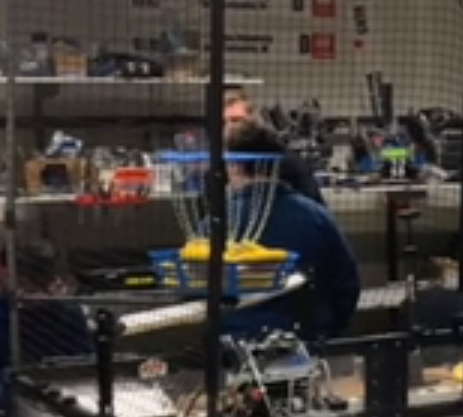
#> input picture blue_goal_from_video.png, 463 x 417 px
$ python -i BlueFilter.py   (imports and definitions only)
#> lines starting #> are read from the running program, lines starting #| are printed output that depends on the picture; after the words box and inside, x2 and y2 are one past the last pixel; in counts of white or black regions, pixels touching at a corner belong together
#> further down, picture is the input picture: shape (417, 463, 3); mean B, G, R 58.2, 62, 67.6
import cv2
import numpy
import math
from enum import Enum

class BlueFilter:
    """
    An OpenCV pipeline generated by GRIP.
    """

    def __init__(self):
        """initializes all values to presets or None if need to be set
        """

        self.__hsv_threshold_hue = [101, 150]
        self.__hsv_threshold_saturation = [43, 218]
        self.__hsv_threshold_value = [55, 181]

        self.hsv_threshold_output = None

        self.__blur_input = self.hsv_threshold_output
        self.__blur_type = BlurType.Box_Blur
        self.__blur_radius = 30

        self.blur_output = None


        self.__mask_mask = self.blur_output

        self.mask_output = None


    def process(self, source0):
        """
        Runs the pipeline and sets all outputs to new values.
        """
        # Step HSV_Threshold0:
        self.__hsv_threshold_input = source0
        (self.hsv_threshold_output) = self.__hsv_threshold(self.__hsv_threshold_input, self.__hsv_threshold_hue, self.__hsv_threshold_saturation, self.__hsv_threshold_value)

        # Step Blur0:
        self.__blur_input = self.hsv_threshold_output
        (self.blur_output) = self.__blur(self.__blur_input, self.__blur_type, self.__blur_radius)

        # Step Mask0:
        self.__mask_input = source0
        self.__mask_mask = self.blur_output
        (self.mask_output) = self.__mask(self.__mask_input, self.__mask_mask)


    @staticmethod
    def __hsv_threshold(input, hue, sat, val):
        """Segment an image based on hue, saturation, and value ranges.
        Args:
            input: A BGR numpy.ndarray.
            hue: A list of two numbers the are the min and max hue.
            sat: A list of two numbers the are the min and max saturation.
            lum: A list of two numbers the are the min and max value.
        Returns:
            A black and white numpy.ndarray.
        """
        out = cv2.cvtColor(input, cv2.COLOR_BGR2HSV)
#> out: shape (417, 463, 3); mean H, S, V 43.8, 57.3, 70.4
        return cv2.inRange(out, (hue[0], sat[0], val[0]),  (hue[1], sat[1], val[1]))
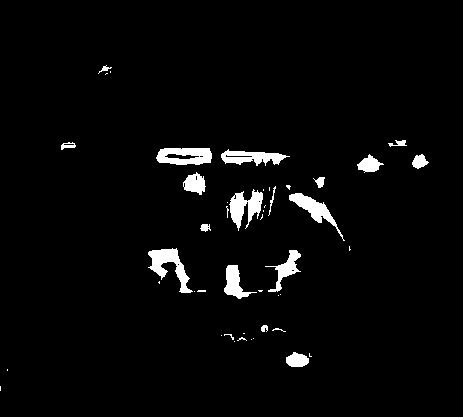
#> returned value: shape (417, 463); 3.1% white; 46 white regions (27 under 20 px), largest, box (x1, y1, x2, y2) and area: (148, 248, 193, 293) 791, (156, 148, 212, 165) 739, (229, 189, 263, 231) 718

    @staticmethod
    def __blur(src, type, radius):
        """Softens an image using one of several filters.
        Args:
            src: The source mat (numpy.ndarray).
            type: The blurType to perform represented as an int.
            radius: The radius for the blur as a float.
        Returns:
            A numpy.ndarray that has been blurred.
        """
        if(type is BlurType.Box_Blur):
            ksize = int(2 * round(radius) + 1)
            return cv2.blur(src, (ksize, ksize))
        elif(type is BlurType.Gaussian_Blur):
            ksize = int(6 * round(radius) + 1)
            return cv2.GaussianBlur(src, (ksize, ksize), round(radius))
        elif(type is BlurType.Median_Filter):
            ksize = int(2 * round(radius) + 1)
            return cv2.medianBlur(src, ksize)
        else:
            return cv2.bilateralFilter(src, -1, round(radius), round(radius))

    @staticmethod
    def __mask(input, mask):
        """Filter out an area of an image using a binary mask.
        Args:
            input: A three channel numpy.ndarray.
            mask: A black and white numpy.ndarray.
        Returns:
            A three channel numpy.ndarray.
        """
        return cv2.bitwise_and(input, input, mask=mask)
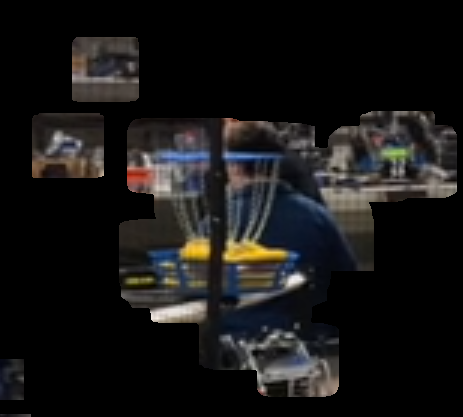
#> returned value: shape (417, 463, 3); mean of channels 0, 1, 2 22.1, 22.5, 23.5; drawn as B, G, R


BlurType = Enum('BlurType', 'Box_Blur Gaussian_Blur Median_Filter Bilateral_Filter')

>>> import cv2
>>> picture = cv2.imread('../blue_goal_from_video.png')
>>> result = BlueFilter().process(picture)
